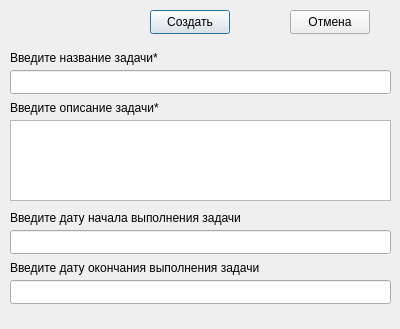
<?xml version="1.0" encoding="UTF-8"?>
<ui version="4.0">
 <class>CreateTask</class>
 <widget class="QDialog" name="CreateTask">
  <property name="geometry">
   <rect>
    <x>0</x>
    <y>0</y>
    <width>400</width>
    <height>329</height>
   </rect>
  </property>
  <property name="windowTitle">
   <string>Dialog</string>
  </property>
  <widget class="QPushButton" name="createTaskBtn">
   <property name="geometry">
    <rect>
     <x>150</x>
     <y>10</y>
     <width>80</width>
     <height>24</height>
    </rect>
   </property>
   <property name="text">
    <string>Создать</string>
   </property>
  </widget>
  <widget class="QPushButton" name="cancelBtn">
   <property name="geometry">
    <rect>
     <x>290</x>
     <y>10</y>
     <width>80</width>
     <height>24</height>
    </rect>
   </property>
   <property name="text">
    <string>Отмена</string>
   </property>
  </widget>
  <widget class="QLabel" name="nameLabel">
   <property name="geometry">
    <rect>
     <x>10</x>
     <y>50</y>
     <width>381</width>
     <height>16</height>
    </rect>
   </property>
   <property name="text">
    <string>Введите название задачи*</string>
   </property>
  </widget>
  <widget class="QLineEdit" name="taskNameLineEdit">
   <property name="geometry">
    <rect>
     <x>10</x>
     <y>70</y>
     <width>381</width>
     <height>24</height>
    </rect>
   </property>
  </widget>
  <widget class="QLabel" name="descriptionLabel">
   <property name="geometry">
    <rect>
     <x>10</x>
     <y>100</y>
     <width>381</width>
     <height>16</height>
    </rect>
   </property>
   <property name="text">
    <string>Введите описание задачи*</string>
   </property>
  </widget>
  <widget class="QPlainTextEdit" name="taskDiscPlainTextEdit">
   <property name="geometry">
    <rect>
     <x>10</x>
     <y>120</y>
     <width>381</width>
     <height>81</height>
    </rect>
   </property>
  </widget>
  <widget class="QLineEdit" name="dateStartLineEdit">
   <property name="geometry">
    <rect>
     <x>10</x>
     <y>230</y>
     <width>381</width>
     <height>24</height>
    </rect>
   </property>
  </widget>
  <widget class="QLabel" name="dateStartLabel">
   <property name="geometry">
    <rect>
     <x>10</x>
     <y>210</y>
     <width>381</width>
     <height>16</height>
    </rect>
   </property>
   <property name="text">
    <string>Введите дату начала выполнения задачи</string>
   </property>
  </widget>
  <widget class="QLineEdit" name="dateEndLineEdit">
   <property name="geometry">
    <rect>
     <x>10</x>
     <y>280</y>
     <width>381</width>
     <height>24</height>
    </rect>
   </property>
  </widget>
  <widget class="QLabel" name="dateEndLabel">
   <property name="geometry">
    <rect>
     <x>10</x>
     <y>260</y>
     <width>381</width>
     <height>16</height>
    </rect>
   </property>
   <property name="text">
    <string>Введите дату окончания выполнения задачи</string>
   </property>
  </widget>
 </widget>
 <resources/>
 <connections/>
</ui>
